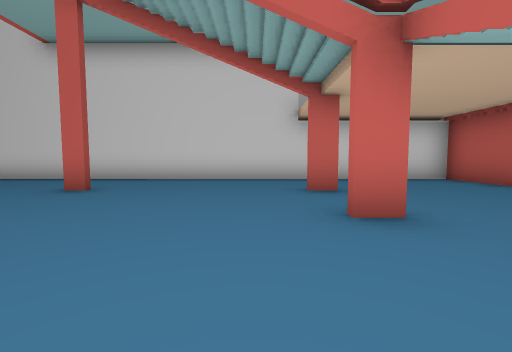
[1] (above)

23 first-person views from a walk through a Unity game level. The camera is 1.2 m above the floor, tilts 4° down and sees 90° across. The floor is counted in squares, 2 m on a side. Each view is taken from the middle of a square. On the plan, view 1 faces up. The plan holds only what a view shows up to about 9 squares ahead; the rest is blank. The place goes on beyond the plan. Some animated figures are left out. Some surface patterns are stand-ins.

[2]
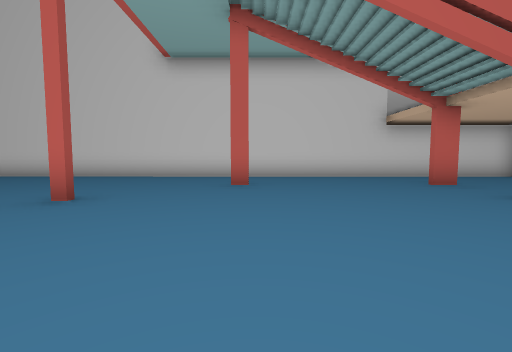

[3]
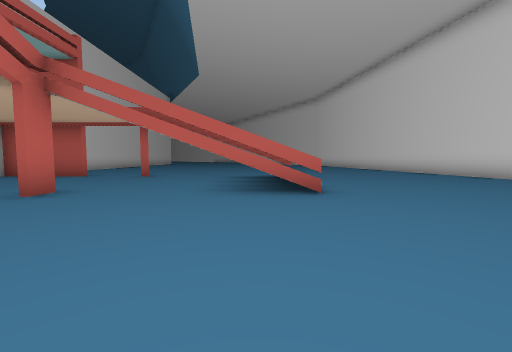

[4]
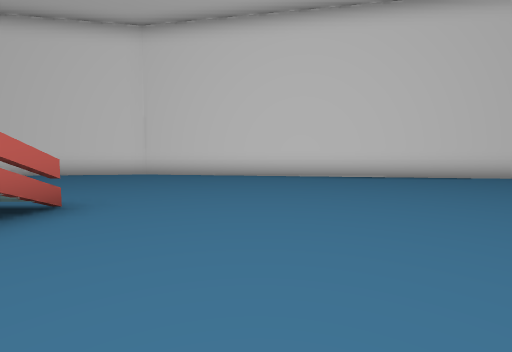

[5]
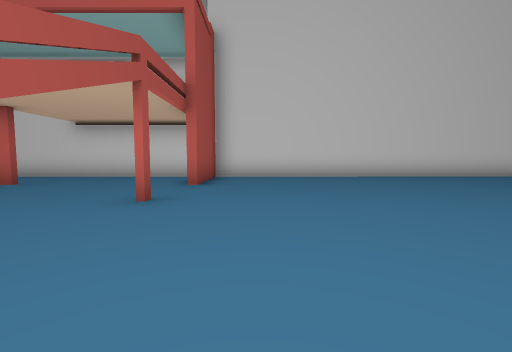

[6]
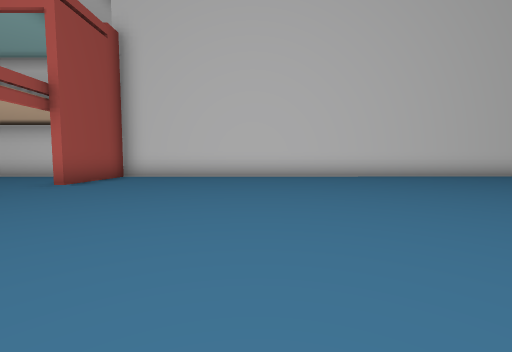

[7]
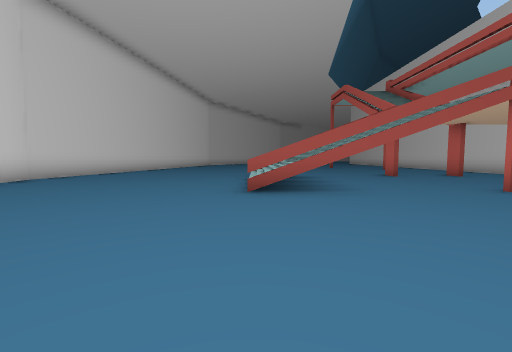

[8]
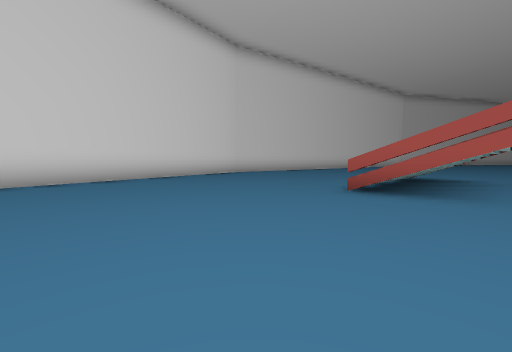

[9]
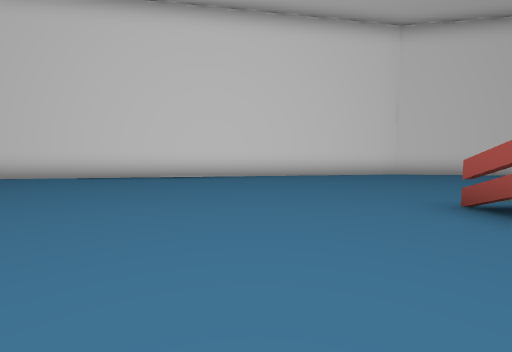

[10]
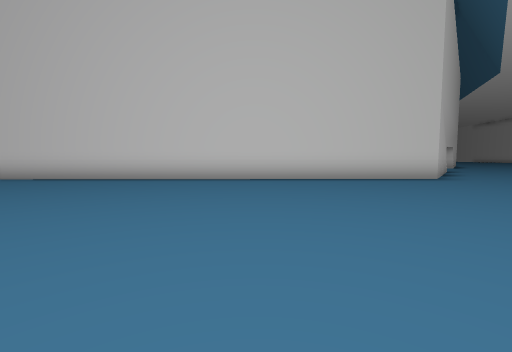

[11]
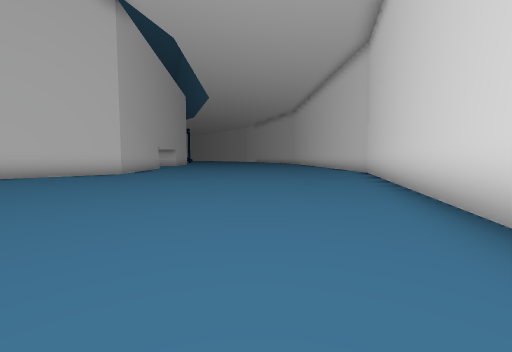

[12]
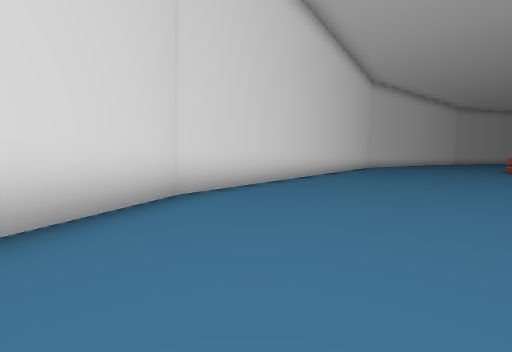

[13]
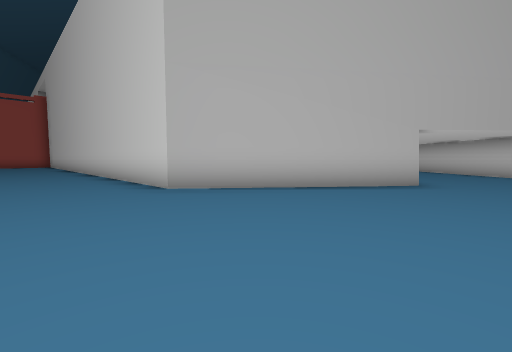

[14]
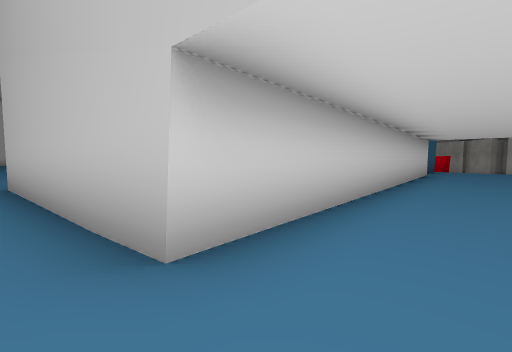

[15]
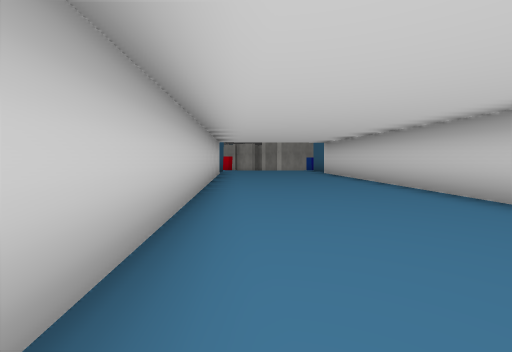

[16]
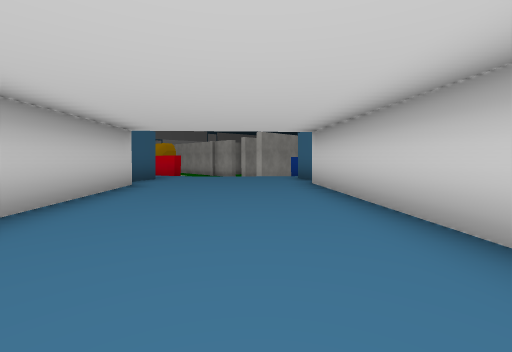

[17]
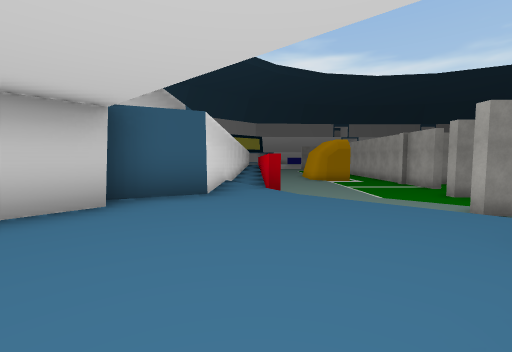

[18]
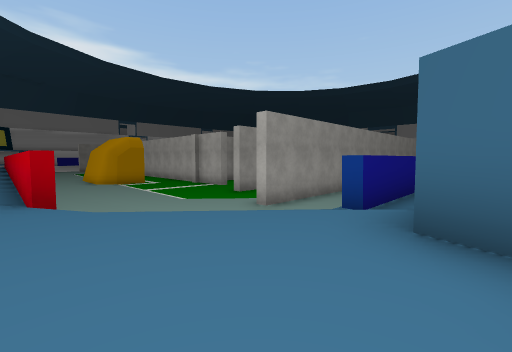

[19]
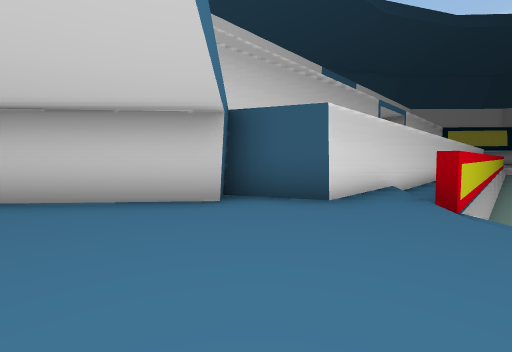

[20]
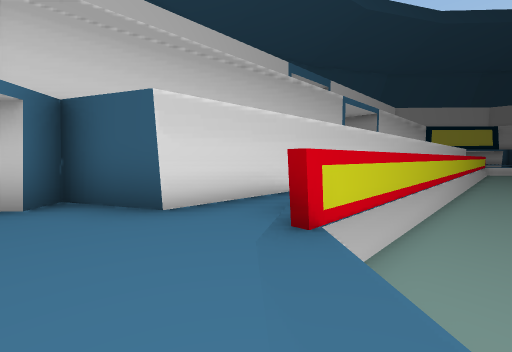

[21]
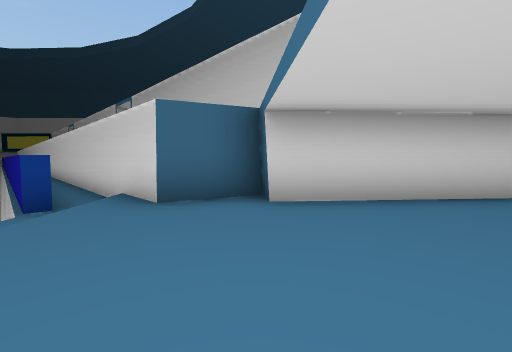

[22]
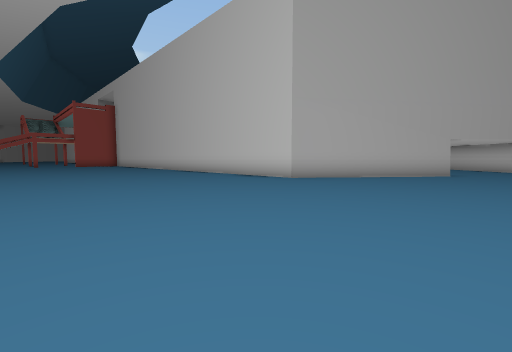

[23]
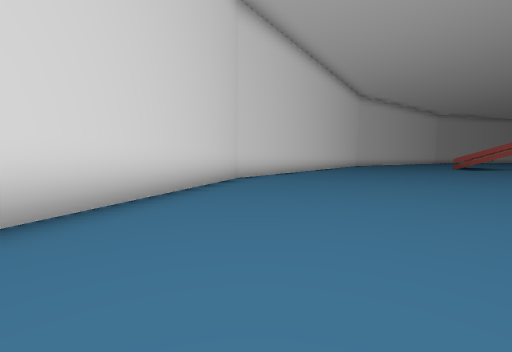

### Floor plan
Key: @ floor where view 1 was taken; # wall or solid block; . main floor; - floor 0.25 m lower than the main floor; / step, stairs or slope; = window, fence, low wall or low ledge; v drop or lower ground.
Columns run from 9 left of view 1 to 27 right of it. Each row starts with its distance up from view 1.
 25                      vvvvv #-#
 24                     vvvvv  #-#
 23                    vvvvv  v//#
 22                vvvvvvvvvvv//.##
 21                 =========v/...##
 20                  -------//.....###
 19                   #########......##
 18                           ##......##
 17                            ##......##
 16                             ##......#
 15                              ##......
 14                               ##.....
 13                                ###...
 12                                  ##..
 11                                  ##..
 10                                 ##...
  9                                ##....
  8 ################################.....
  7 ...............#.....................
  6 ...............#.....................
  5 ......#...#....#.....................
  4  ....................................
  3   .#......#...#......................
  2    .................... .............
  1     ..................  .............
  0      ....@.////......................
 -1       .....////....................##
 -2      ......=//=..................###
 -3     ...........................###
 -4    ..........................###
 -5   ..........................##
 -6 #.......................#####
 -7 ######.............######
 -8      #######.#######
 -9            ###

Positions as (right, up) in squares from view 1, and headings:
1: (0, 0), facing up
2: (-3, -1), facing up
3: (-3, -1), facing right
4: (-1, 1), facing down
5: (7, -1), facing up
6: (10, -1), facing up
7: (10, -2), facing left
8: (10, 0), facing down-left
9: (8, 1), facing down
10: (17, 0), facing up
11: (19, -3), facing up-right
12: (19, -2), facing down-left
13: (27, 5), facing up-left
14: (27, 12), facing left
15: (26, 12), facing up-left
16: (24, 16), facing up-left
17: (21, 20), facing left
18: (20, 20), facing up-left
19: (20, 21), facing down-left
20: (18, 22), facing down-left
21: (18, 19), facing up-right
22: (27, 1), facing up-left
23: (22, 0), facing down-left
